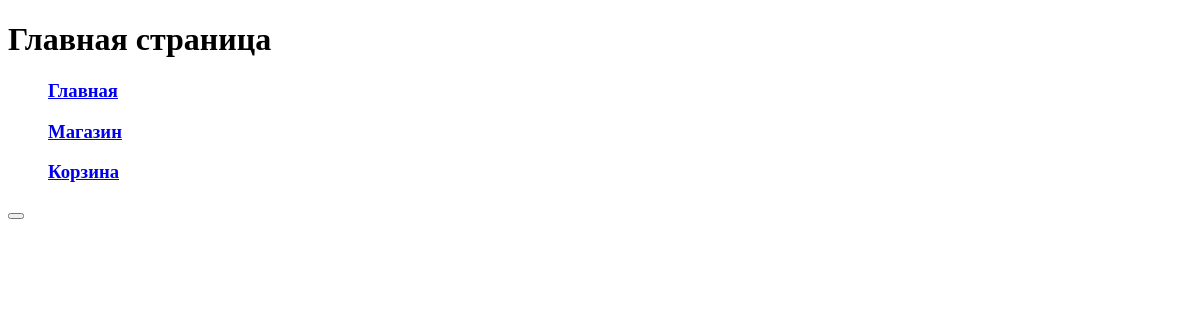
Before: /m/ with the older database file.
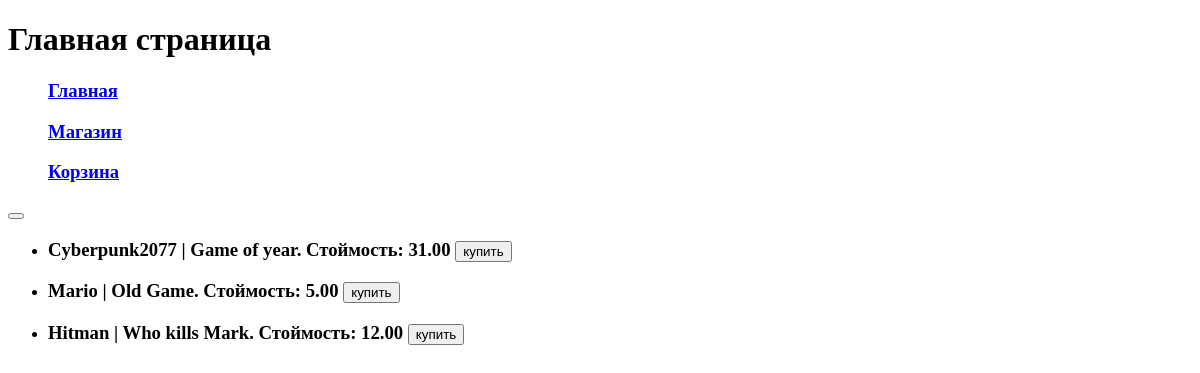
After: the same page with the newer database file.
### task1/models.py (models this page shows, shortened)
class Game(models.Model):
    title = models.CharField(max_length=50)
    cost = models.DecimalField(max_digits=5, decimal_places=2)
    size = models.DecimalField(max_digits=5, decimal_places=2)
    description = models.TextField()
    age_limited = models.BooleanField(False)
    buyer = models.ManyToManyField(Buyer)

### task1/views.py (the view)
# urls.py: path('m/',main_paige),
def main_paige(request):
    title_1: str = "Главная страница "
    text: str = 'Главная страница '
    Games = Game.objects.all()
    game = []
    j = 0
    for i in Games:
        game.append(i.title)
    a = 1
    context = {'title': title_1,
               'text': text,
               'Games': Games,
               'a': a,
               }
    return render(request, "menu.html", context)

### templates/fourth_task/menu.html (shortened to what this page needs)
<!DOCTYPE html>
<html lang="en">
<head>
</head>
<body>
    <pagename>
        {% block pagename %}
        <h1> {{ title }} </h1>
        {% endblock %}
     </pagename>
    <menu>
        {% block menu %}
       <h3> <a href=/m/> Главная</a> </h3>
       <h3> <a href="/second_paige/"> Магазин </a> </h3>
       <h3> <a href="/third_paige/"> Корзина</a>  </h3>
          {% endblock %}
    </menu>
<back>
{% block  back %}
<button> <a href=/#> {{ button_text_4}}</a>  </button>
{% endblock %}
</back>
   <ul>
            {% for game in Games %}
         <li> <h3> {{ game.title }} | {{game.description}}. Стоймость: {{game.cost}}   <button> купить  </button> </h3> </li>
            {% endfor %}
     </ul>
</body>
</html>

Changed rows visible on the page:
added Game: title "Cyberpunk2077", description "Game of year", cost "31.00"
added Game: title "Mario", description "Old Game", cost "5.00"
added Game: title "Hitman", description "Who kills Mark", cost "12.00"
